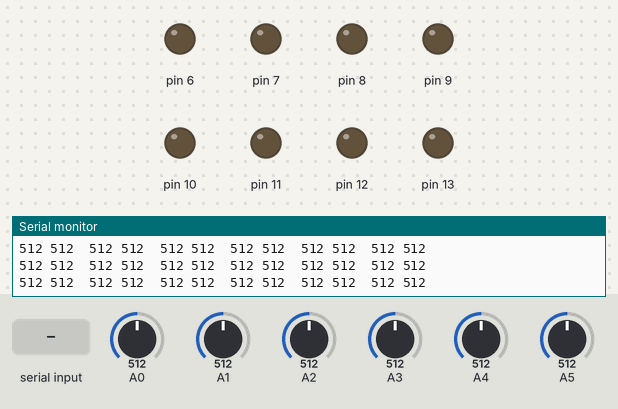
A sketch run on a simulated Arduino Uno, built with avr-gcc and run on an emulated ATmega328P. Parts: output pins drawn as LEDs (lit = HIGH), the last lines printed to the serial monitor. The test bench sets the inputs (shaded band); at power-on: A1 = 512, A3 = 512, A4 = 512, A5 = 512, A0 = 512, A2 = 512.

Above: at 3.2 s.
3.3 s: A1 set to 498
At 4.5 s:
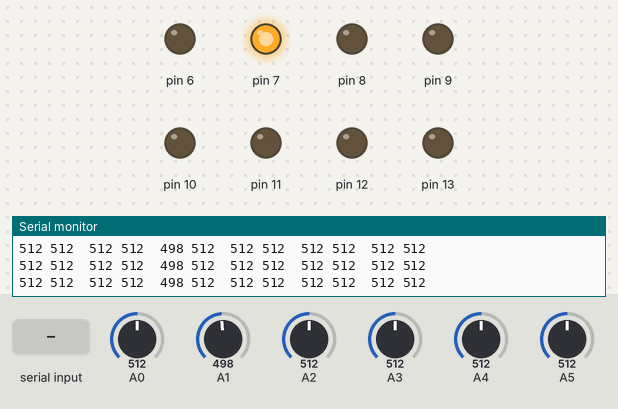
4.8 s: A3 set to 492
At 5.2 s:
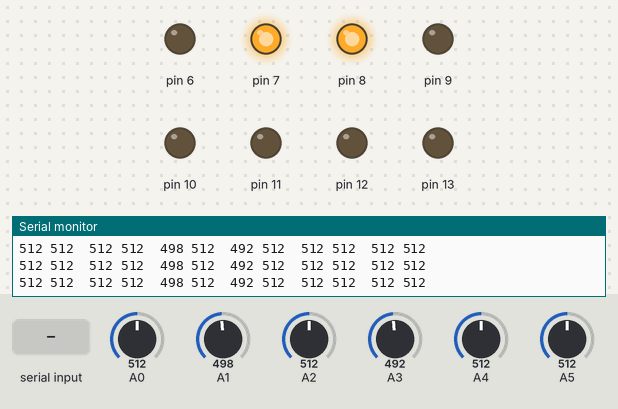
6.3 s: A4 set to 492
At 6.9 s:
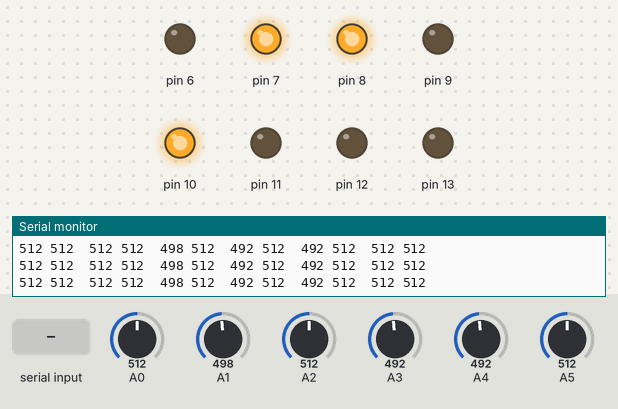
7.8 s: A5 set to 30
At 8.6 s:
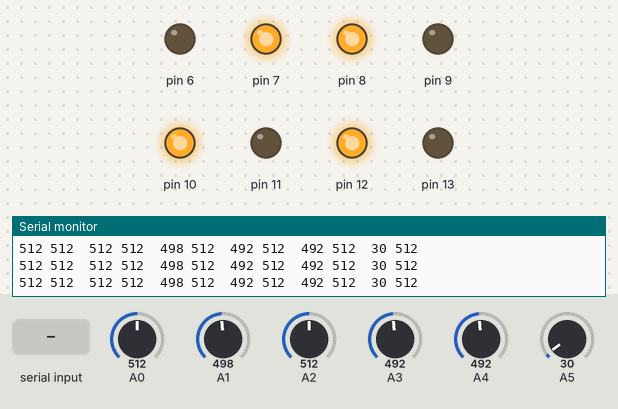
9.3 s: "5" received over Serial
At 9.9 s:
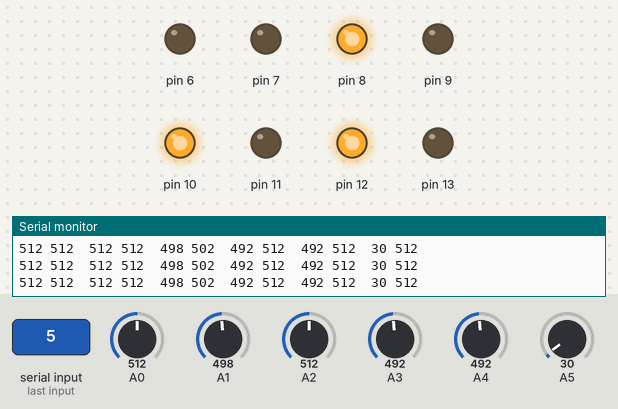
10.8 s: A1 set to 716
At 11.9 s:
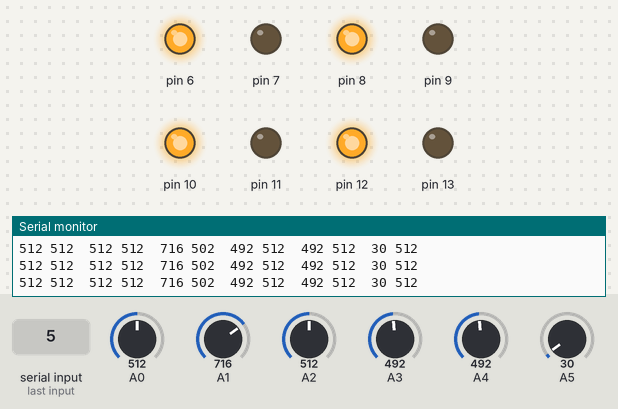
Timing chart, 0 to 13.3 s (numbered marks = the images above; inputs shaded):
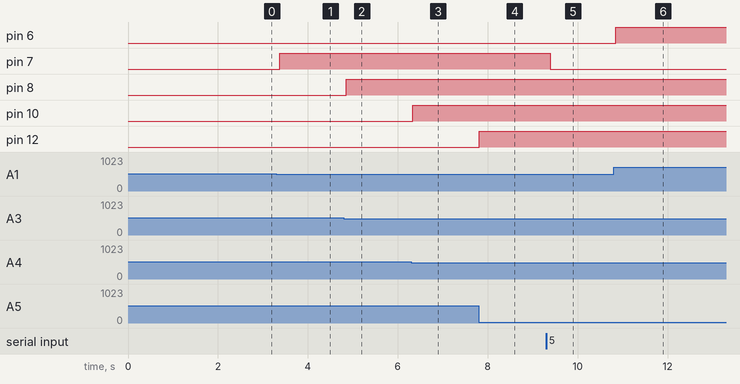

The sketch:

HbridgeTimersSensorsUsb1.ino
```cpp
// (licence header left out)
# define motors_n 6

typedef struct t_motor
{   byte pin1;       // Pin1 Pin2 are arduino pins assigned to a motor driver
    byte pin2;       // To invert motor direction just swap numbers of Pin1 Pin2 in Motor[] array see below
    byte sensorPin;  // Pin assigned to read position sensor (pot)analog value
    int  precision;  // Actually it is a tolerance interval for position sensor. 0 means no tolerance.
                     // any difference (pos1-pos2) bigger then Precision will start corrective actions. See function ifPotsRunaMotor.
    int  pos1;       //  to store current position sensor reading
    int  pos2;       //  to store Target position sensor value
    long int starttime; // When motor started. Actually useless. Gotta remove it.
    long int stoptime;  // When to stop motor.
    bool runs;        //  indicates that a motor is running.
};


t_motor motor[motors_n]={
  { 2, 3,0,4,0,0,0,0,0},
  { 4, 5,2,4,0,0,0,0,0},
  { 7, 6,1,4,0,0,0,0,0},
  { 8, 9,3,4,0,0,0,0,0},
  {10,11,4,4,0,0,0,0,0},
  {12,13,5,4,0,0,0,0,0}
};

void setup()
{  delay(2000);
   Serial.begin(9600);
   for (byte i=0;i<motors_n;i++){ // Init control and sensor lines
      pinMode(motor[i].pin1,     OUTPUT);
      pinMode(motor[i].pin2,     OUTPUT);
      pinMode(motor[i].sensorPin, INPUT);
   }
   readPositionSensors(motor[0]); //
   ResetTargetPosition(motor[0]);    // Set target motor positions equal to a current position so the arm wouldnt move
}

void loop()
{
  readPositionSensors(motor[0]);
  ifPotsRunaMotor    (motor[0]);
  //ifTimeIsUpStopMotor(motor[0]);  // Useless since ifPotsRunaMotor will start the motor all the time until reached a target
  readUsbSetTarget   (motor[0]);
};

// The function starts motors if the difference between a current position (pos1) and target position (pos2)
// is big enough. Stops motors if target reached within precision
void ifPotsRunaMotor(struct t_motor &moto)
{
  for (int i=0; i<motors_n ;i++) {
    int dif=motor[i].pos2-motor[i].pos1;
    bool sign=dif>0;
    if (abs(dif)> motor[i].precision)
         runMotor(motor[i],sign,200);// StartMotor If difference is big enough
    else stopMotor(motor[i]); // StopMotor if precision is reached.
  }
};
////////////////////////
// ResetTargetPosition The function sets Target arm position equal to current arm position to initialise a robot
// and make sure it would not move
void ResetTargetPosition(struct t_motor &moto)
{  for (int i=0; i<motors_n ;i++) {
     motor[i].pos2=motor[i].pos1;
     Serial.print(motor[i].pos1); Serial.print(' ');
   } Serial.println( );
};

////////////////////////
// readUsbSetTarget The function gets commands from Usb and increments decrements targets motor[i].pos2
//
void readUsbSetTarget(struct t_motor &moto)
{if (Serial.available() > 0)  { // check for incoming serial data:
   char inChar = Serial.read(); // read incoming serial data:
   switch(inChar) {
   case '1' :motor[0].pos2-=10; break;
   case '2' :motor[0].pos2+=10; break;
   case '3' :motor[1].pos2-=10; break;
   case '4' :motor[1].pos2+=10; break;
   case '5' :motor[2].pos2-=10; break;
   case '6' :motor[2].pos2+=10; break;
   case '7' :motor[3].pos2-=10; break;
   case '8' :motor[3].pos2+=10; break;
   case '0' :ResetTargetPosition(motor[0]);
   }
 }

}

void readPositionSensors(struct t_motor &moto)
{  for (int i=0; i<motors_n ;i++) {
      motor[i].pos1=analogRead(motor[i].sensorPin);
      Serial.print(motor[i].pos1);
      Serial.print(" ");
      Serial.print(motor[i].pos2);
      Serial.print("  ");
   }
   Serial.println(" ");
};

bool ifTimeIsUpStopMotor(struct t_motor &moto)
{  unsigned long aTime =millis();
   bool finished = true;
   for (int i=0; i<motors_n ;i++) {
      if ( motor[i].runs && aTime>=motor[i].stoptime )
           stopMotor(motor[i]);
      if (motor[i].runs) finished=false;
      }
   return(finished);
};

void runMotor(struct t_motor &motor, bool forward, int time2run)
{if(!motor.runs){
   digitalWrite( motor.pin1,  forward );
   digitalWrite( motor.pin2, !forward );
   motor.starttime=millis();
   motor.stoptime=motor.starttime+time2run;
   motor.runs=true;
 }
};

void stopMotor(struct t_motor &motor)
{if(motor.runs){
   digitalWrite( motor.pin1, 0);
   digitalWrite( motor.pin2, 0);
   motor.starttime=0;
   motor.stoptime=0;
   motor.runs=false;
 }
};
```

Measured:
- the behaviour switches between 508 and 507 on A1 (found by bisection; images 0 and 1)
- the behaviour switches between 508 and 507 on A3 (found by bisection; images 1 and 2)
- the behaviour switches between 508 and 507 on A4 (found by bisection; images 2 and 3)
- after the input at 3.3 s, pin 7: LOW → HIGH after 0.07 s
- after the input at 4.8 s, pin 8: LOW → HIGH after 0.05 s
- after the input at 6.3 s, pin 10: LOW → HIGH at once
- after the input at 7.8 s, pin 12: LOW → HIGH at once
- after the input at 9.3 s, pin 7: HIGH → LOW after 0.09 s
- after the input at 10.8 s, pin 6: LOW → HIGH at once
